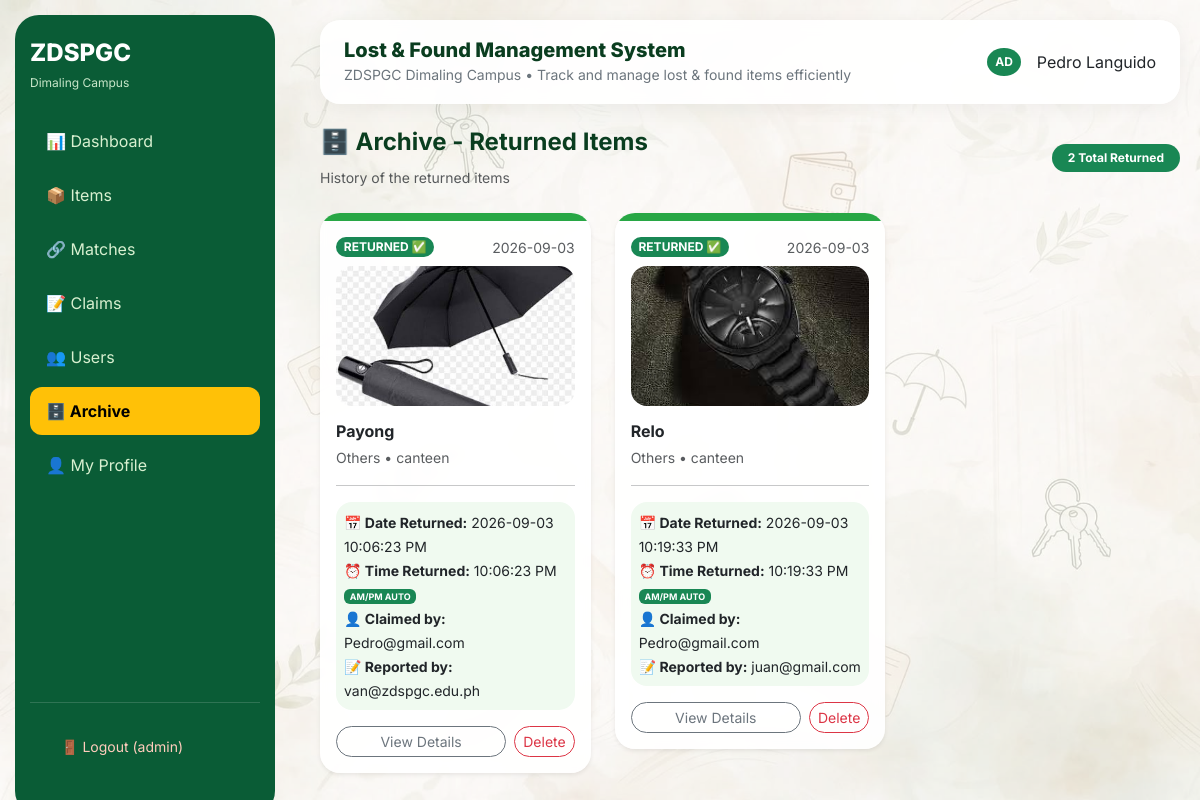
/archive (signed in), run on the app's committed database.
### tables this page shows
CREATE TABLE items (id INTEGER PRIMARY KEY, name TEXT, category TEXT, description TEXT, location TEXT, status TEXT, image TEXT, reported_by TEXT, date_reported TEXT, date_returned TEXT, time_returned TEXT, claimed_by TEXT);

### app.py (the view)
@app.route('/archive')
@login_required
@admin_required
def archive_page():
    db=get_db()
    if is_pg():
        cur=db.cursor(); cur.execute("SELECT * FROM items WHERE status='Returned'"); items=cur.fetchall()
    else:
        items=db.execute("SELECT * FROM items WHERE status='Returned'").fetchall(); db.close()
    return render_template('archive.html', items=items)

### app.py (called while the page is built)
def get_db():
    db_url = os.environ.get('DATABASE_URL')
    if HAS_POSTGRES and db_url:
        if not hasattr(g, '_database') or g._database is None:
            url = db_url
            if url.startswith("postgres://"):
                url = url.replace("postgres://", "postgresql://", 1)
            if USE_PSYCOPG3:
                g._database = psycopg.connect(url, row_factory=dict_row)
            else:
                g._database = psycopg2.connect(url, sslmode='require', cursor_factory=RealDictCursor)
            g.db_is_pg = True
        return g._database
    else:
        g.db_is_pg = False
        base_dir = os.path.dirname(os.path.abspath(__file__))
        db_path = os.path.join(base_dir, 'database.db')
        conn = sqlite3.connect(db_path)
        conn.row_factory = sqlite3.Row
        return conn

def is_pg():
    return getattr(g, 'db_is_pg', False)

@app.teardown_appcontext
def close_connection(exception):
    db = getattr(g, '_database', None)
    if db is not None:
        try:
            db.close()
        except:
            pass

def login_required(f):
    @wraps(f)
    def dec(*a,**kw):
        if 'user_id' not in session:
            return redirect('/login')
        return f(*a,**kw)
    return dec

def admin_required(f):
    @wraps(f)
    def dec(*a,**kw):
        if session.get('role')!='admin':
            flash('Admin only!'); return redirect('/')
        return f(*a,**kw)
    return dec

### templates/archive.html
{% extends 'base.html' %}{% block content %} <div class="d-flex justify-content-between align-items-center mb-4"> <div> <h4 class="fw-bold" style="color:#0A3D1F">🗄️ Archive - Returned Items</h4> <small class="text-muted">History of the returned items</small> </div> <span class="badge bg-success rounded-pill px-3 py-2">{{items|length}} Total Returned</span> </div> {% if items|length==0 %} <div class="card rounded-4 border-0 shadow-sm p-5 text-center" style="border-radius:24px!important"> <h5>No returned items yet</h5> <p class="text-muted">Return an item first - date and time will be recorded automatically.</p> <a href="/items" class="btn btn-warning rounded-pill px-4">Go to Items</a> </div> {% else %} <div class="row g-4"> {% for item in items %} <div class="col-md-4"> <div class="card rounded-4 border-0 shadow-sm overflow-hidden" style="border-radius:20px!important"> <div style="height:8px;background:#28a745"></div> <div class="p-3"> <div class="d-flex justify-content-between align-items-start mb-2"> <span class="badge bg-success rounded-pill">RETURNED ✅</span> <small class="text-muted">{{item.date_returned[:10] if item.date_returned else ''}}</small> </div> <img src="{{url_for('static',filename='uploads/'+item.image)}}" class="rounded-4 w-100 mb-3" style="height:140px;object-fit:cover" onerror="this.src='https://via.placeholder.com/300x140?text={{item.name}}'"> <h6 class="fw-bold mb-1">{{item.name}}</h6> <small class="text-muted">{{item.category}} • {{item.location}}</small> <hr class="my-3"> <div class="p-2 rounded-4" style="background:#f0faf0"> <small><b>📅 Date Returned:</b> {{item.date_returned}}<br> <b>⏰ Time Returned:</b> {{item.time_returned}} <span class="badge bg-success" style="font-size:9px">AM/PM AUTO</span><br> <b>👤 Claimed by:</b> {{item.claimed_by}}<br> <b>📝 Reported by:</b> {{item.reported_by}}</small> </div> <div class="mt-3 d-flex gap-2"> <a href="/details/{{item.id}}" class="btn btn-sm btn-outline-secondary rounded-pill flex-fill">View Details</a> <a href="/delete/{{item.id}}" onclick="return confirm('Delete this archived item?')" class="btn btn-sm btn-outline-danger rounded-pill">Delete</a> </div> </div> </div> </div> {% endfor %} </div> {% endif %} {% endblock %}

### static/css/style.css (style rules this page uses)
body { font-family:'Inter',sans-serif;background:#f6f7f4;margin:0; }
:root { --green:#0A5C36;--gold:#FFC107;--light:#f9f6e8; }

### data on the page
items: date_returned "2026-09-03", image (picture), name "Payong", category "Others", location "canteen", date_returned "2026-09-03 10:06:23 PM", time_returned "10:06:23 PM", claimed_by "Pedro@gmail.com", reported_by "van@zdspgc.edu.ph"
items: date_returned "2026-09-03", image (picture), name "Relo", category "Others", location "canteen", date_returned "2026-09-03 10:19:33 PM", time_returned "10:19:33 PM", claimed_by "Pedro@gmail.com", reported_by "juan@gmail.com"

### other printed values
{{ session.role }} "admin"
{{ session.name }} "Pedro Languido"
{{ items|length }} "2"
